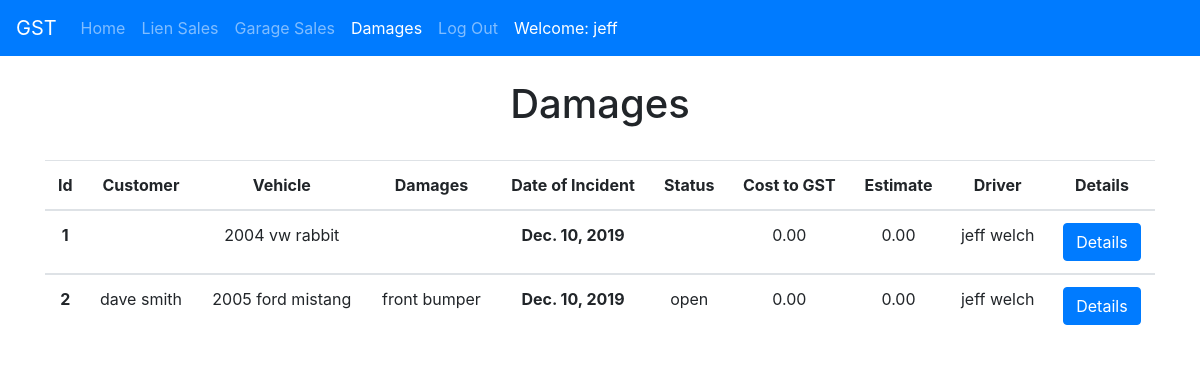
The app's page /damages/ (signed in), older data.
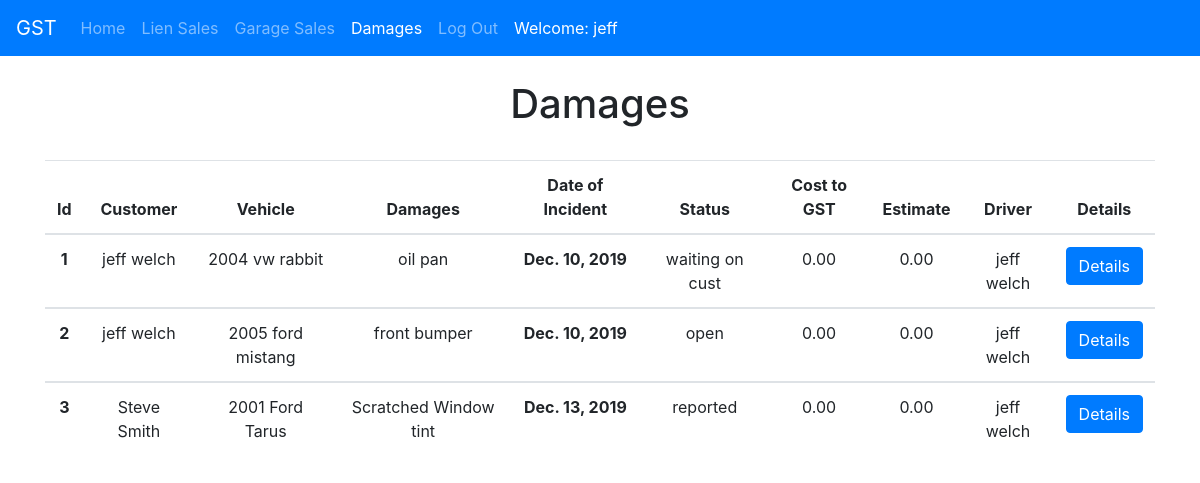
The same page, newer data.
### damages/models.py (models this page shows, shortened)
class Damage(models.Model):
  driver              = models.ForeignKey(Driver, on_delete=models.DO_NOTHING)
  date_of_incident    = models.DateField(blank=True)
  club                = models.CharField(blank=True, max_length=120)
  call_num            = models.IntegerField(blank=True)
  customer_email      = models.CharField(blank=True, max_length=120)
  cust_name           = models.CharField(blank=True, max_length=120)
  cust_phone          = models.CharField(blank=True, max_length=120)
  vehicle             = models.CharField(max_length=120)
  damages             = models.CharField(blank=True, max_length=120)
  damage_notes        = models.TextField(blank=True)
  status              = models.CharField(max_length=120, default='Reported', choices=DAMAGE_STATUS_CHOICES)
  cost_to_gst         = models.DecimalField(default=0.00, max_digits=10, decimal_places=2)
  repaired_at         = models.CharField(blank=True, max_length=120)
  closed              = models.BooleanField(default=False)
  closed_date         = models.DateField(blank=True)
  damages_est         = models.DecimalField(default=0.00, max_digits=10, decimal_places=2)
  estimate            = models.FileField(upload_to='damages/', blank=True)
  driver_statement    = models.FileField(upload_to='damages/', blank=True)
  damage_main         = models.ImageField(upload_to='damages/', blank=True)
  damage_2            = models.ImageField(upload_to='damages/', blank=True)
  damage_3            = models.ImageField(upload_to='damages/', blank=True)
  damage_4            = models.ImageField(upload_to='damages/', blank=True)
  damage_5            = models.ImageField(upload_to='damages/', blank=True)
  damage_6            = models.ImageField(upload_to='damages/', blank=True)
  damage_7            = models.ImageField(upload_to='damages/', blank=True)
  damage_8            = models.ImageField(upload_to='damages/', blank=True)
  damage_9            = models.ImageField(upload_to='damages/', blank=True)
  objects = DamagesManager()
  def get_absolute_url(self):
    return reverse("damages:detail", kwargs={'pk': self.pk})

### drivers/models.py (models this page shows)
class Driver(models.Model):
  name      = models.CharField(max_length=200)
  phone     = models.CharField(max_length=20)
  email     = models.CharField(max_length=50)
  cell      = models.CharField(max_length=20, blank=True, null=True)
  cdl       = models.CharField(max_length=20, blank=True, null=True)
  cdlexp    = models.DateField(blank=True, null=True)
  tsac      = models.DateField(blank=True, null=True)
  wm23      = models.DateField(blank=True, null=True)
  wm45      = models.DateField(blank=True, null=True)
  wm67      = models.DateField(blank=True, null=True)
  wm89      = models.DateField(blank=True, null=True)
  hireDate  = models.DateField(blank=True, null=True)
  def __str__(self):
    return self.name

### damages/views.py (the view)
# urls.py: path('', damage_list_view, name='list'),
def damage_list_view(request):
  queryset = Damage.objects.all()
  context = {
    'title': ' Damages',
    'object_list': queryset
  }
  return render(request, "damages/list.html", context)

### templates/damages/list.html (shortened to what this page needs)
{% extends "base.html" %}
{% load static %}
{% block content %}
{% if request.user.is_authenticated %}
<div class="container">
  <h1 class="text-center py-4">{{ title }}</h1>
  <div class="row">
    <div class="col-12">
        <table class="table text-center">
            <thead>
                <tr>
                  <th scope="col">Id</th>
                  <th scope="col">Customer</th>
                  <th scope="col">Vehicle</th>
                  <th scope="col">Damages</th>
                  <th scope="col">Date of Incident</th>
                  <th scope="col">Status</th>
                  <th scope="col">Cost to GST</th>
                  <th scope="col">Estimate</th>
                  <th scope="col">Driver</th>
                  <th scope="col">Details</th>
                </tr>
              </thead>
        {% for obj in object_list %}
        <tbody>
            <tr>
              <th scope="row">{{ obj.id }}</a></th>
              <td>{{ obj.cust_name }}</td>
              <td>{{ obj.vehicle }}</td>
              <td>{{ obj.damages }}</td>
              <th>{{ obj.date_of_incident }}</th>
              <td>{{ obj.status }}</td>
              <td>{{ obj.cost_to_gst }}</td>
              <td>{{ obj.damages_est }}</td>
              <td>{{ obj.driver }}</td>
              <td> <a href="{{ obj.get_absolute_url }}" class="btn btn-primary">Details</a></td>
            </tr>
        </tbody>
        {% endfor %}
      </table>
    </div>
  </div>
</div>
{% endif %}
{% endblock %}

### templates/base.html (shortened to what this page needs)
<!doctype html>
<html lang="en">
  <head>
    {% include 'base/css.html' %}
  </head>
  <body>
    {% include 'base/navbar.html' %}
    {% block content %} {% endblock %}
  </body>
</html>

### templates/base/css.html (shortened to what this page needs)
  {% load static %}
    <link rel="stylesheet" href="https://stackpath.bootstrapcdn.com/bootstrap/4.4.1/css/bootstrap.min.css">
    <link rel="stylesheet" href="">

### templates/base/navbar.html (shortened to what this page needs)
{% url 'home' as home_url %}
{% url 'liens:list'  as lien_url %}
{% url 'garage:list'  as garage_url %}
{% url 'damages:list'  as damage_url %}
{% url 'login' as login_url %}
{% url 'logout' as logout_url %}
<nav class="navbar navbar-expand-lg navbar-dark bg-primary">
    <a class="navbar-brand" href="{{ home_url }}">GST</a>
    <div class="collapse navbar-collapse" id="navbarNavAltMarkup">
      <div class="navbar-nav">
        <a class="nav-item nav-link {% if request.path == home_url %}active{% endif %}" href="{{ home_url }}">Home <span class="sr-only">(current)</span></a>
        <a class="nav-item nav-link {% if request.path == lien_url %}active{% endif %}" href="{{ lien_url }}">Lien Sales</a>
        <a class="nav-item nav-link {% if request.path == garage_url %}active{% endif %}" href="{{ garage_url }}">Garage Sales</a>
        {% if request.user.is_authenticated %}
        <a class="nav-item nav-link {% if request.path == damage_url %}active{% endif %}" href="{{ damage_url }}">Damages</a>
        <a class="nav-item nav-link {% if request.path == logout_url %}active{% endif %}" href="{{ logout_url }}">Log Out</a>
        <a class="nav-item nav-link active" href="#"> Welcome: {{request.user}}</a>
        {% else %}
        <a class="nav-item nav-link {% if request.path == login_url %}active{% endif %}" href="{{ login_url }}">Login</a>
        {% endif %}
      </div>
    </div>
  </nav>

### templates/base/js.html (shortened to what this page needs)
{% load static %}

Row changes from the older to the newer data that the page shows:
changed Damage id 1: cust_name (not shown) → "jeff welch"; damages (not shown) → "oil pan"; status (not shown) → "waiting on cust"
changed Damage "2005 ford mistang": cust_name "dave smith" → "jeff welch"
added Damage: id "3", cust_name "Steve Smith", vehicle "2001 Ford Tarus", damages "Scratched Window tint", date_of_incident "Dec. 13, 2019", status "reported", cost_to_gst "0.00", damages_est "0.00", driver "jeff welch"
